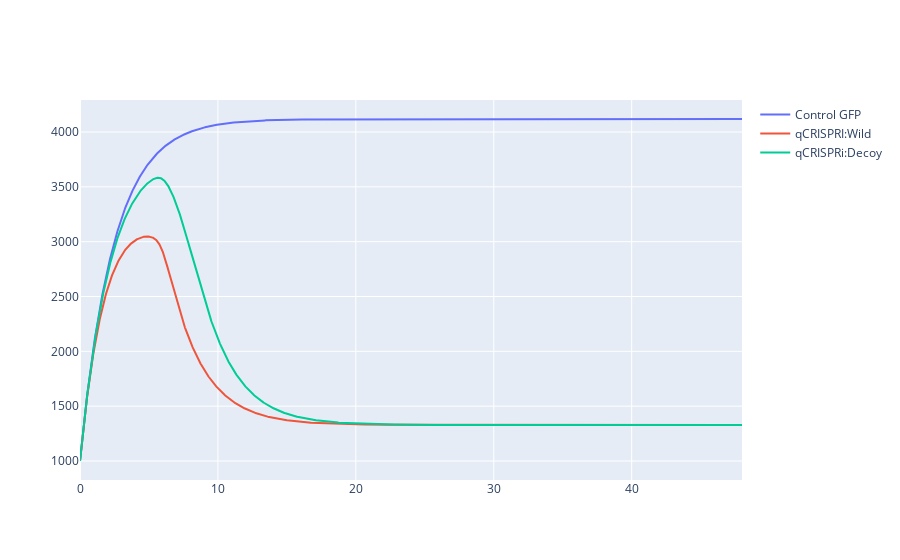

Here is the notebook cell this chart was saved with:
### Markdown cell above
### qCRISPRi Decoy Model

### Code cell
qcrispri_decoy = solve_qcrispri_sponge()
qcrispri_wild = solve_qcrispri()

#Plot GFP vs Time for "qCRISPRi decoy MODEL"
fig = go.Figure()
fig.add_trace(go.Scatter(x = t, y = qcrispri_decoy.GFPc, name = 'Control GFP'))
fig.add_trace(go.Scatter(x = t, y = qcrispri_wild.GFP, name = 'qCRISPRI:Wild'))
fig.add_trace(go.Scatter(x = t , y = qcrispri_decoy.GFP, name = 'qCRISPRi:Decoy'))
fig.show()

### Figure 1 — Plotly figure (JSON) as saved in the notebook; plotly's stock layout.template omitted (floating-point values rounded to 4 significant figures; data arrays with more than 128 entries replaced by an {"elided": "..."} marker saying what was removed)
{"data": [{"name": "Control GFP", "type": "scatter", "x": {"elided": "3000 float values"}, "y": {"elided": "3000 float values"}}, {"name": "qCRISPRI:Wild", "type": "scatter", "x": {"elided": "3000 float values"}, "y": {"elided": "3000 float values"}}, {"name": "qCRISPRi:Decoy", "type": "scatter", "x": {"elided": "3000 float values"}, "y": {"elided": "3000 float values"}}], "layout": {}}
